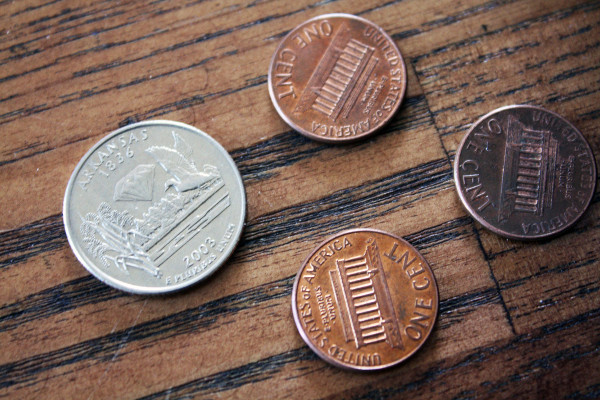
%> input picture MEI_Computer_Vision_tutorial_2_A80874_A80142/MEI_Computer_Vision_tutorial_2_A80874_A80142/images/coins.jpg, 600 x 400 px
$ octave --eval "result = shadows_occlusion(rgb2gray(imread('images/coins.jpg')));"   (GNU Octave 9; MATLAB toolbox functions it lacks are replaced by stand-ins)
%> lines starting %> are read from the running program, lines starting %| are printed output that depends on the picture; in (x1, y1, x2, y2) boxes, pixels count from 0 and x2, y2 are one past the last pixel; in counts of white or black regions, pixels touching at a corner belong together; the program's own positions count from 1
function [pre_processed, BW, number_of_coins, sizes] = shadows_occlusion(img_gray)

img_gray = imadjust(img_gray);
img_gray = medfilt2(img_gray, [3 3]);

se = strel('disk', 30);
img_gray = imcomplement(img_gray);
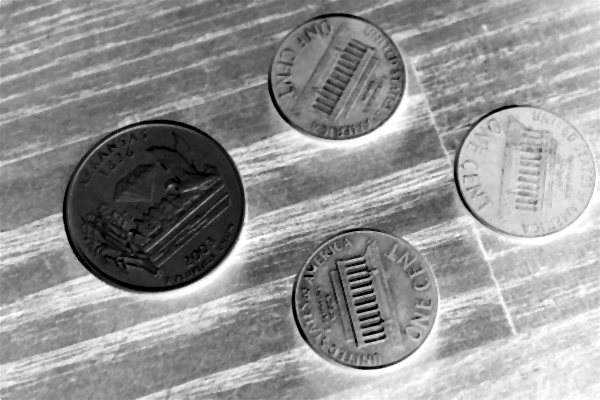
%> img_gray: size 400x600 uint8; min 0, max 255, mean 146
background = imopen(img_gray, se);
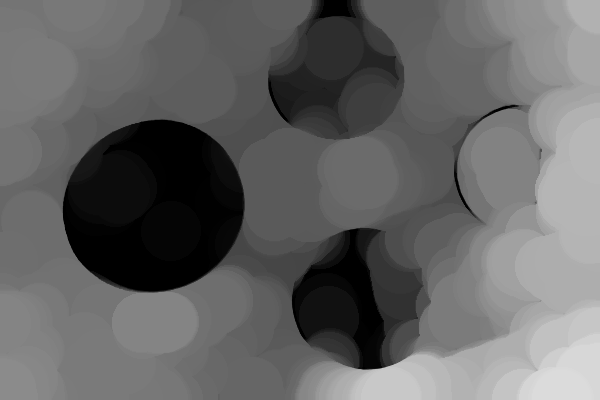
%> background: size 400x600 uint8; min 0, max 219, mean 100.4

I = img_gray - background;
I = imadjust(I);
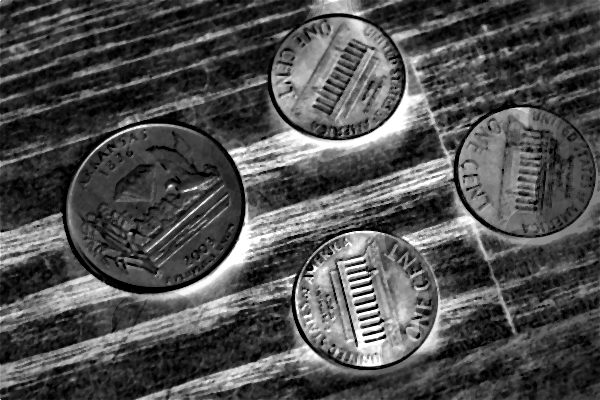
%> I: size 400x600 uint8; min 0, max 255, mean 78.9
img_gray = I;


% Filter image for easier edge detection
m = 12;
n = 12;
img_filter = imfilter(img_gray, fspecial('average', [m n]));
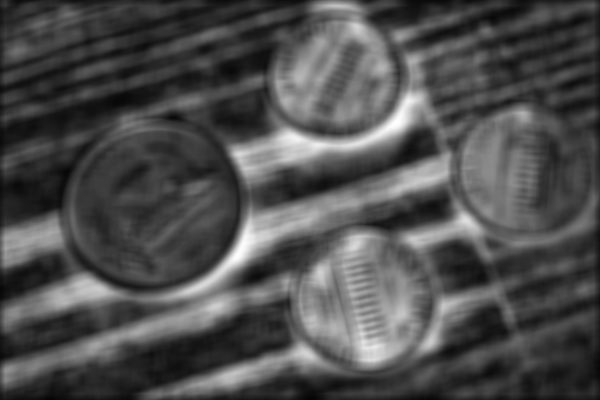
%> img_filter: size 400x600 uint8; min 5, max 255, mean 78.1

pre_processed = img_filter;

% Edge detection
[~, threshold] = edge(img_filter, 'canny');
%> threshold = [0.0946 0.237]
fudgeFactor = 1.5;
img_edge = edge(img_filter, 'canny', threshold * fudgeFactor);
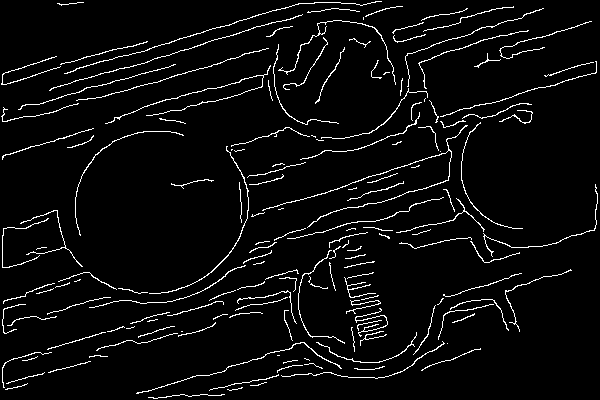
%> img_edge: size 400x600 logical; 4.7% white in thin lines or dots


% Dilate image to make the coin edges complete without holes
se_disk = strel('disk',4);
se_line1 = strel('line',3,100);
se_line2 = strel('line',3,100);
img_dilated = imdilate(img_edge, se_disk);
%> img_dilated: size 400x600 logical; 31.1% white; 11 white regions, largest, box (x1, y1, x2, y2) and area: (0, 0, 600, 400) 63817, (0, 45, 272, 125) 3457, (389, 3, 517, 46) 1655
img_dilated = imdilate(img_dilated, [se_line1 se_line2]);
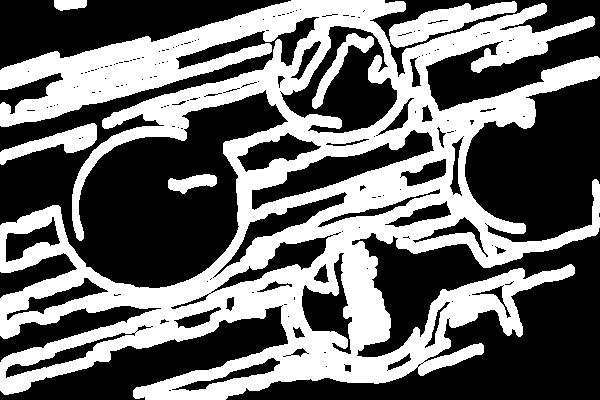
%> img_dilated: size 400x600 logical; 42.2% white; 6 white regions, box (x1, y1, x2, y2) and area: (0, 0, 600, 400) 95542, (389, 1, 517, 48) 2391, (0, 123, 97, 165) 1510, (312, 33, 374, 109) 1002, (168, 174, 217, 194) 573, (54, 0, 87, 11) 297


% Remove stuff touching the image border and fill complete objects
img_clearborder = imclearborder(img_dilated, 4);
%> img_clearborder: size 400x600 logical; 2% white; 4 white regions, box (x1, y1, x2, y2) and area: (389, 1, 517, 48) 2391, (312, 33, 374, 109) 1002, (418, 343, 484, 376) 770, (168, 174, 217, 194) 573
img_fill = imfill(img_clearborder, 'holes');

% Erode image to make a clear cut between objects
se_diamond = strel('diamond',2);
img_erode = imerode(img_fill,se_diamond);
%> img_erode: size 400x600 logical; 1.4% white; 4 white regions, box (x1, y1, x2, y2) and area: (391, 3, 515, 46) 1871, (314, 35, 372, 107) 606, (420, 345, 482, 374) 488, (170, 176, 215, 192) 357
for k=1:3
    img_erode = imerode(img_erode,se_diamond);
end
img_nosmall = bwareaopen(img_erode,200); % Remove small objects (noise)

BW = img_nosmall;


[x, y] = size(img_nosmall);
%> x = 400; y = 600
scl = x / y;
%> scl = 0.667
img_nosmall = imresize(img_nosmall, [400 * scl, 400]);
%> img_nosmall: size 267x400 logical; 0.23% white; 1 white region, box (x1, y1, x2, y2) and area: (265, 8, 312, 27) 242


figure(), imshow(img_nosmall);
[centers, radii, metric] = imfindcircles(img_nosmall,[20 60], 'ObjectPolarity', 'bright','Sensitivity', 0.91);
%> centers = [298.3 40.65; 270 4.36]; radii = [29.78; 21.54]; metric = [0.105; 0.0872]

viscircles(centers, radii,'EdgeColor','r');

% Count coins
number_of_coins = length(centers);
%> number_of_coins = 2

% Sizes of coins -> radii
sizes = radii;
%> sizes = [29.78; 21.54]
%> `result = shadows_occlusion(rgb2gray(imread('images/coins.jpg')));`:
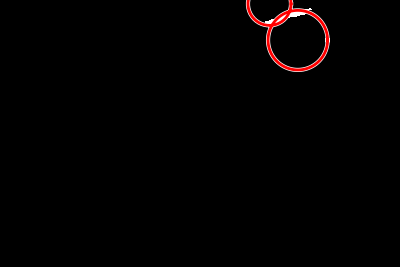
%> figure redrawn from the program's plot data

end
